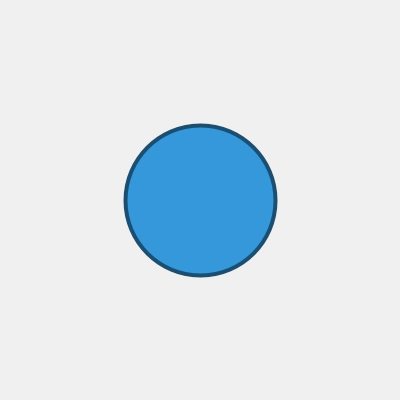
Frame 1 (no input)
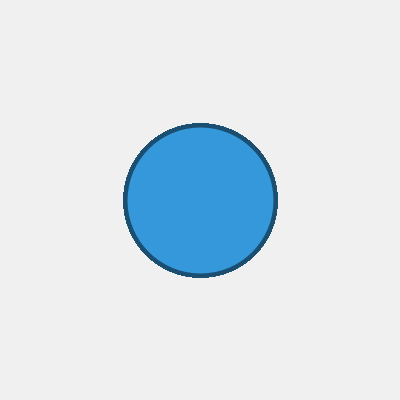
Frame 60 (the mouse pressed at the canvas centre just before this capture)
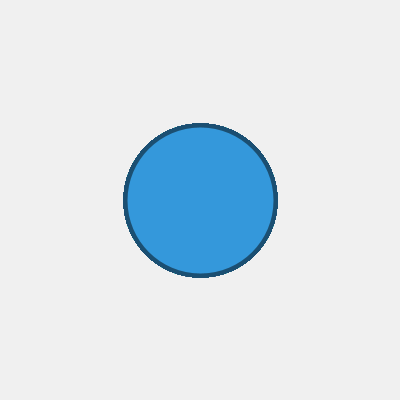
Frame 120 (the mouse held since frame 60 and released just before this capture)

The Processing sketch that drew these frames (run headless with seeded random() and noise(); from frame 60 on, the mouse is pressed at the canvas centre):

// Processing sketch: ejemplo
// ── ejemplo.pde
void setup() {
  size(400, 400);        // tamaño de la ventana
  background(240);       // color de fondo
}

void draw() {
  fill(52, 152, 219);    // color de relleno
  stroke(27, 79, 114);   // color de borde
  strokeWeight(4);       // grosor del borde
  
  ellipse(width/2, height/2, 150, 150); // círculo en el centro
}
